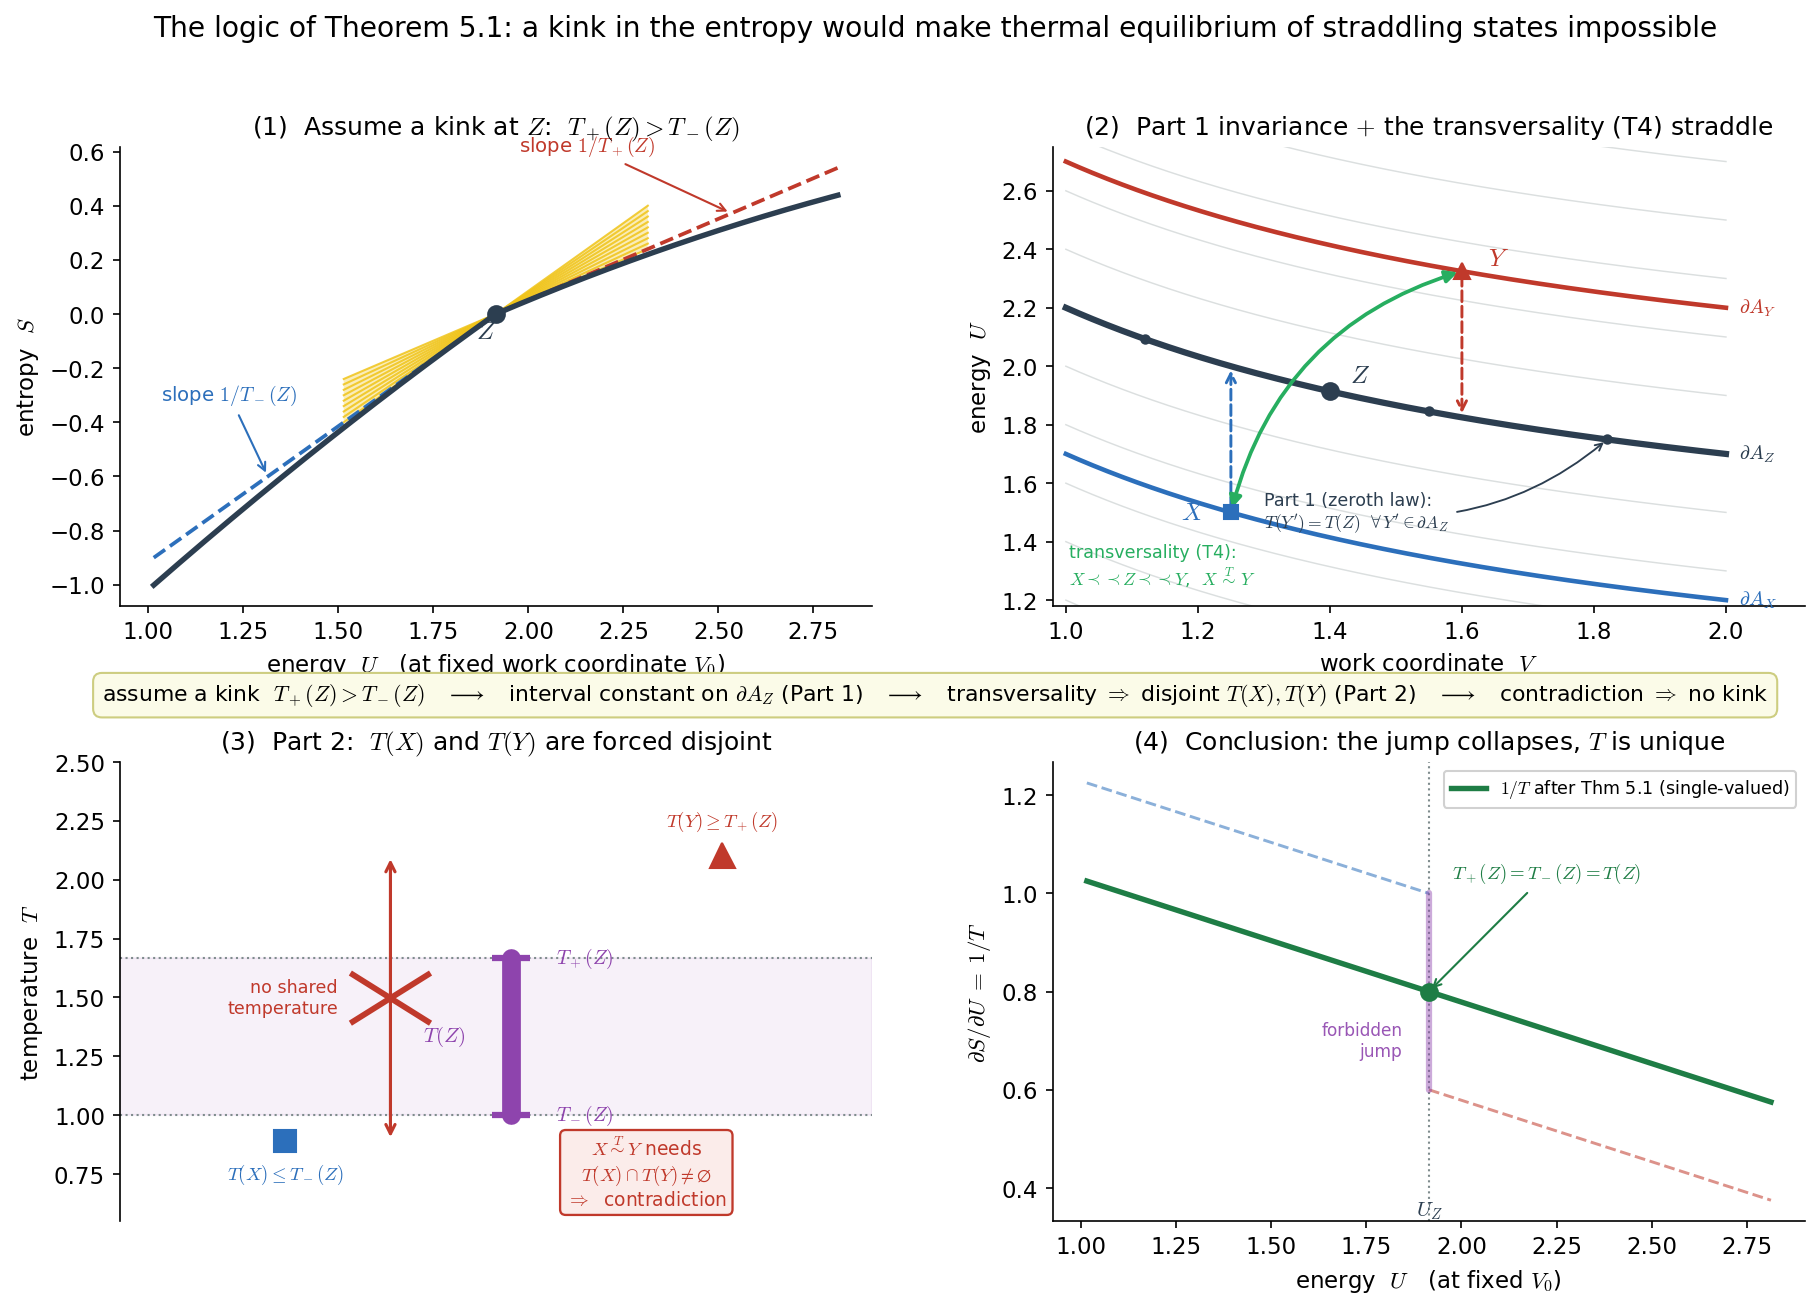

The script that saved this image:
"""
The LOGIC of Theorem 5.1 (Uniqueness of temperature) in Lieb & Yngvason,
Physics Reports 310 (1999) 1-96:

    "At every point X in the state space C of a simple system,
         T_+(X) = T_-(X),
     i.e. T(X) is the single number [(dS/dU)(X)]^{-1}."

Equivalently: the concave entropy S has NO kink in the energy direction --
the upper and lower temperatures always agree.

The proof is a reductio ad absurdum, and this figure lays out its four beats
in one 2x2 panel (mirroring the Lemma 5.1 logic figure):

  (1) THE ASSUMPTION.  Suppose some Z has T_+(Z) > T_-(Z).  Then the slice
      U |-> S(U,V0) has a corner at Z: the right/left slopes 1/T_+, 1/T_-
      disagree, so the sub-differential is a whole interval and
      T(Z) = [T_-(Z), T_+(Z)] is a genuine temperature *interval*.

  (2) PART 1 (invariance) + the T4 setup.  By the zeroth law and continuity of
      T_+/T_- along adiabats (Lemma 5.1), that interval is constant along the
      whole adiabat dA_Z:  T(Y') = T(Z) for every Y' in dA_Z.  Then -- already
      opening Part 2 -- transversality (T4) supplies states  X << Z << Y  in
      thermal equilibrium, X ~T~ Y, that straddle dA_Z.

  (3) PART 2, Case 1 (the contradiction).  Concavity (eq. 5.1) forces
          T_+(X) <= T_-(Z) < T_+(Z) <= T_-(Y),
      so the intervals T(X) and T(Y) are DISJOINT.  But two states in thermal
      equilibrium must share a temperature -- contradiction.  (Case 2 uses T5
      at the boundary of the projection and gives the same contradiction.)

  (4) THE RESOLUTION.  Hence no kink can exist: T_+ = T_- everywhere, the jump
      in dS/dU collapses to a point, and T is single-valued (and, by Thm 5.2,
      continuous) on C.

Run directly:  python theorem51_logic.py
"""

import os
import sys
import numpy as np
import matplotlib.pyplot as plt
from matplotlib import gridspec
from matplotlib.patches import FancyArrowPatch

sys.path.insert(0, os.path.dirname(os.path.abspath(__file__)))
from theorem51_model import (
    M_MINUS, M_PLUS, M_COMMON, T_MINUS_Z, T_PLUS_Z,
    g_shape, entropy, inv_T, temperature, adiabat_U,
)

plt.rcParams.update({
    "font.size": 11, "axes.titlesize": 12, "axes.labelsize": 11,
    "mathtext.fontset": "cm",
    "axes.spines.top": False, "axes.spines.right": False,
})

C_ADIA_Z = "#2c3e50"    # kink adiabat / point Z
C_LOW = "#2c6fbb"       # X side (lower entropy, lower T)
C_HIGH = "#c0392b"      # Y side (higher entropy, higher T)
C_TEMP = "#8e44ad"      # temperature interval
C_FILL = "#f0c419"      # sub-differential fan
C_GREEN = "#27ae60"     # thermal equilibrium
C_GREY = "#7f8c8d"      # guides
C_OK = "#1e7d45"        # resolution / conclusion

V0 = 1.40
U_Z = g_shape(V0)

fig = plt.figure(figsize=(14.5, 9.3))
gs = gridspec.GridSpec(2, 2, hspace=0.34, wspace=0.24)


# ======================================================================
#  Panel (1) -- the assumption: a kink in S  ->  a temperature interval
# ======================================================================
ax1 = fig.add_subplot(gs[0, 0])
span = 0.9
Us = np.linspace(U_Z - span, U_Z + span, 400)
ax1.plot(Us, entropy(Us, V0), color=C_ADIA_Z, lw=2.6, zorder=4)

S_Z = float(entropy(U_Z, V0))
dl = np.linspace(U_Z - span, U_Z, 40)
dr = np.linspace(U_Z, U_Z + span, 40)
ax1.plot(dl, S_Z + M_MINUS * (dl - U_Z), color=C_LOW, lw=1.8, ls="--", zorder=3)
ax1.plot(dr, S_Z + M_PLUS * (dr - U_Z), color=C_HIGH, lw=1.8, ls="--", zorder=3)

# the sub-differential fan (all supporting slopes between M_+ and M_-)
for m in np.linspace(M_PLUS, M_MINUS, 9):
    ax1.plot([U_Z - 0.40, U_Z + 0.40],
             [S_Z - m * 0.40, S_Z + m * 0.40],
             color=C_FILL, lw=1.0, alpha=0.85, zorder=2)
ax1.fill([U_Z, U_Z + 0.40, U_Z + 0.40],
         [S_Z, S_Z + M_PLUS * 0.40, S_Z + M_MINUS * 0.40],
         color=C_FILL, alpha=0.30, zorder=1, lw=0)
ax1.fill([U_Z, U_Z - 0.40, U_Z - 0.40],
         [S_Z, S_Z - M_PLUS * 0.40, S_Z - M_MINUS * 0.40],
         color=C_FILL, alpha=0.30, zorder=1, lw=0)

ax1.plot([U_Z], [S_Z], "o", color=C_ADIA_Z, ms=8, zorder=6)
ax1.annotate(r"slope $1/T_-(Z)$", xy=(U_Z - 0.6, S_Z + M_MINUS * (-0.6)),
             xytext=(U_Z - 0.88, S_Z - 0.30),
             arrowprops=dict(arrowstyle="->", color=C_LOW, lw=1.0),
             fontsize=9.5, color=C_LOW, va="center")
ax1.annotate(r"slope $1/T_+(Z)$", xy=(U_Z + 0.62, S_Z + M_PLUS * 0.62),
             xytext=(U_Z + 0.06, S_Z + 0.62),
             arrowprops=dict(arrowstyle="->", color=C_HIGH, lw=1.0),
             fontsize=9.5, color=C_HIGH, va="center")
ax1.text(U_Z, S_Z - 0.02, r"$Z$", color=C_ADIA_Z, fontsize=12, ha="right",
         va="top")
ax1.set_xlabel(r"energy  $U$   (at fixed work coordinate $V_0$)")
ax1.set_ylabel(r"entropy  $S$")
ax1.set_title(r"(1)  Assume a kink at $Z$:  $T_+(Z) > T_-(Z)$")


# ======================================================================
#  Panel (2) -- Part 1 (invariance) + transversality straddle
# ======================================================================
ax2 = fig.add_subplot(gs[0, 1])
Vg = np.linspace(1.0, 2.0, 400)
c_Z, c_X, c_Y = 0.0, -0.5, +0.5
V_Z, V_X, V_Y = 1.40, 1.25, 1.60
U_Zp, U_Xp, U_Yp = adiabat_U(V_Z, c_Z), adiabat_U(V_X, c_X), adiabat_U(V_Y, c_Y)

for c in np.linspace(-1.0, 1.0, 11):
    ax2.plot(Vg, adiabat_U(Vg, c), color=C_GREY, lw=0.7, alpha=0.28, zorder=0)
ax2.plot(Vg, adiabat_U(Vg, c_X), color=C_LOW, lw=2.2, zorder=3)
ax2.plot(Vg, adiabat_U(Vg, c_Z), color=C_ADIA_Z, lw=3.0, zorder=4)
ax2.plot(Vg, adiabat_U(Vg, c_Y), color=C_HIGH, lw=2.2, zorder=3)
ax2.text(2.02, adiabat_U(2.0, c_X), r"$\partial A_X$", color=C_LOW,
         va="center", ha="left", fontsize=9.5, clip_on=False)
ax2.text(2.02, adiabat_U(2.0, c_Z), r"$\partial A_Z$", color=C_ADIA_Z,
         va="center", ha="left", fontsize=9.5, clip_on=False)
ax2.text(2.02, adiabat_U(2.0, c_Y), r"$\partial A_Y$", color=C_HIGH,
         va="center", ha="left", fontsize=9.5, clip_on=False)

# Part 1: interval constant along dA_Z
for Vk in [1.12, 1.55, 1.82]:
    ax2.plot([Vk], [adiabat_U(Vk, c_Z)], "o", color=C_ADIA_Z, ms=4, zorder=5)
ax2.annotate("Part 1 (zeroth law):\n" r"$T(Y')=T(Z)\ \ \forall\,Y'\in\partial A_Z$",
             xy=(1.82, adiabat_U(1.82, c_Z)), xytext=(1.30, 1.42),
             arrowprops=dict(arrowstyle="->", color=C_ADIA_Z, lw=0.9,
                             connectionstyle="arc3,rad=0.22"),
             fontsize=8.4, color=C_ADIA_Z, ha="left", va="bottom")

# marked states + vertical-line arguments
ax2.plot([V_Z], [U_Zp], "o", color=C_ADIA_Z, ms=8, zorder=6)
ax2.plot([V_X], [U_Xp], "s", color=C_LOW, ms=7, zorder=6)
ax2.plot([V_Y], [U_Yp], "^", color=C_HIGH, ms=8, zorder=6)
ax2.text(V_Z + 0.03, U_Zp + 0.03, r"$Z$", color=C_ADIA_Z, fontsize=12)
ax2.text(V_X - 0.04, U_Xp, r"$X$", color=C_LOW, fontsize=12, ha="right",
         va="center")
ax2.text(V_Y + 0.04, U_Yp + 0.02, r"$Y$", color=C_HIGH, fontsize=12)
ax2.annotate("", xy=(V_X, adiabat_U(V_X, c_Z)), xytext=(V_X, U_Xp),
             arrowprops=dict(arrowstyle="->", color=C_LOW, lw=1.4, ls="--"))
ax2.annotate("", xy=(V_Y, adiabat_U(V_Y, c_Z)), xytext=(V_Y, U_Yp),
             arrowprops=dict(arrowstyle="->", color=C_HIGH, lw=1.4, ls="--"))
eq = FancyArrowPatch((V_X, U_Xp), (V_Y, U_Yp),
                     connectionstyle="arc3,rad=-0.28", arrowstyle="<|-|>",
                     mutation_scale=12, color=C_GREEN, lw=1.8, zorder=5)
ax2.add_patch(eq)
ax2.text(1.005, 1.235,
         "transversality (T4):\n"
         r"$X\prec\prec Z\prec\prec Y$,  $X\,\overset{T}{\sim}\,Y$",
         fontsize=8.4, color=C_GREEN, ha="left", va="bottom")
ax2.set_xlim(0.98, 2.12)
ax2.set_ylim(1.18, 2.75)
ax2.set_xlabel(r"work coordinate  $V$")
ax2.set_ylabel(r"energy  $U$")
ax2.set_title(r"(2)  Part 1 invariance $+$ the transversality (T4) straddle")


# ======================================================================
#  Panel (3) -- the contradiction on the temperature axis
# ======================================================================
ax3 = fig.add_subplot(gs[1, 0])
T_X = float(temperature(U_Xp, V_X))
T_Y = float(temperature(U_Yp, V_Y))
tlo, thi = 0.55, 2.5
ax3.set_ylim(tlo, thi)
ax3.set_xlim(0, 1)
ax3.spines["bottom"].set_visible(False)
ax3.set_xticks([])
xX, xZ, xY = 0.22, 0.52, 0.80

ax3.axhspan(T_MINUS_Z, T_PLUS_Z, color=C_TEMP, alpha=0.07, zorder=0)
ax3.axhline(T_MINUS_Z, color=C_GREY, ls=":", lw=1.0, zorder=0)
ax3.axhline(T_PLUS_Z, color=C_GREY, ls=":", lw=1.0, zorder=0)
ax3.plot([xZ, xZ], [T_MINUS_Z, T_PLUS_Z], color=C_TEMP, lw=9,
         solid_capstyle="round", zorder=4)
ax3.plot([xZ], [T_MINUS_Z], "_", color=C_TEMP, ms=18, mew=3, zorder=5)
ax3.plot([xZ], [T_PLUS_Z], "_", color=C_TEMP, ms=18, mew=3, zorder=5)
ax3.text(xZ + 0.06, T_PLUS_Z, r"$T_+(Z)$", ha="left", va="center",
         color=C_TEMP, fontsize=9.5)
ax3.text(xZ + 0.06, T_MINUS_Z, r"$T_-(Z)$", ha="left", va="center",
         color=C_TEMP, fontsize=9.5)
ax3.text(xZ - 0.06, 0.5 * (T_MINUS_Z + T_PLUS_Z), r"$T(Z)$", ha="right",
         va="center", color=C_TEMP, fontsize=10)
ax3.plot([xX], [T_X], "s", color=C_LOW, ms=11, zorder=4)
ax3.text(xX, T_X - 0.09, r"$T(X)\leq T_-(Z)$", ha="center", va="top",
         color=C_LOW, fontsize=9)
ax3.plot([xY], [T_Y], "^", color=C_HIGH, ms=12, zorder=4)
ax3.text(xY, T_Y + 0.09, r"$T(Y)\geq T_+(Z)$", ha="center", va="bottom",
         color=C_HIGH, fontsize=9)
xcr = 0.36
ax3.annotate("", xy=(xcr, T_Y), xytext=(xcr, T_X),
             arrowprops=dict(arrowstyle="<->", color=C_HIGH, lw=1.5))
ym = 0.5 * (T_X + T_Y)
ax3.plot([xcr - 0.05, xcr + 0.05], [ym - 0.10, ym + 0.10], color=C_HIGH,
         lw=2.8, zorder=6)
ax3.plot([xcr - 0.05, xcr + 0.05], [ym + 0.10, ym - 0.10], color=C_HIGH,
         lw=2.8, zorder=6)
ax3.text(xcr - 0.07, ym, "no shared\ntemperature", ha="right", va="center",
         color=C_HIGH, fontsize=8.4)
ax3.text(0.70, tlo + 0.05,
         r"$X\overset{T}{\sim}Y$ needs" "\n" r"$T(X)\cap T(Y)\neq\varnothing$"
         "\n" r"$\Rightarrow$  contradiction",
         ha="center", va="bottom", color=C_HIGH, fontsize=9,
         bbox=dict(boxstyle="round,pad=0.3", fc="#fbecea", ec=C_HIGH, lw=1.1))
ax3.set_ylabel(r"temperature  $T$")
ax3.set_title(r"(3)  Part 2:  $T(X)$ and $T(Y)$ are forced disjoint")


# ======================================================================
#  Panel (4) -- the resolution: the jump collapses, T is single-valued
# ======================================================================
ax4 = fig.add_subplot(gs[1, 1])
Ul = np.linspace(U_Z - span, U_Z, 200)
Ur = np.linspace(U_Z, U_Z + span, 200)
# the forbidden, kinked 1/T (faint) with its jump = the interval
ax4.plot(Ul, inv_T(Ul, V0, m_plus=M_MINUS), color=C_LOW, lw=1.4, ls="--",
         alpha=0.55)
ax4.plot(Ur, inv_T(Ur, V0), color=C_HIGH, lw=1.4, ls="--", alpha=0.55)
ax4.plot([U_Z, U_Z], [M_PLUS, M_MINUS], color=C_TEMP, lw=3.0, alpha=0.45,
         solid_capstyle="round")
ax4.text(U_Z - 0.07, 0.70,
         "forbidden\njump", color=C_TEMP, fontsize=8.2, ha="right",
         va="center", alpha=0.9)

# the resolved, single-valued 1/T (continuous through Z)
Uall = np.linspace(U_Z - span, U_Z + span, 400)
ax4.plot(Uall, inv_T(Uall, V0, m_minus=M_COMMON, m_plus=M_COMMON),
         color=C_OK, lw=2.6, zorder=4,
         label=r"$1/T$ after Thm 5.1 (single-valued)")
ax4.plot([U_Z], [M_COMMON], "o", color=C_OK, ms=8, zorder=5)
ax4.annotate(r"$T_+(Z)=T_-(Z)=T(Z)$",
             xy=(U_Z, M_COMMON), xytext=(U_Z + 0.06, M_COMMON + 0.24),
             arrowprops=dict(arrowstyle="->", color=C_OK, lw=1.0),
             fontsize=9, color=C_OK, ha="left", va="center")
ax4.axvline(U_Z, color=C_GREY, ls=":", lw=1.0, zorder=0)
ax4.text(U_Z, ax4.get_ylim()[0], r"$U_Z$", ha="center", va="bottom",
         color=C_ADIA_Z, fontsize=10)
ax4.set_xlabel(r"energy  $U$   (at fixed $V_0$)")
ax4.set_ylabel(r"$\partial S/\partial U \;=\; 1/T$")
ax4.set_title(r"(4)  Conclusion: the jump collapses, $T$ is unique")
ax4.legend(loc="upper right", fontsize=8.4, framealpha=0.9)


# ------- master title + the logical chain between the two rows ---------
fig.suptitle(
    "The logic of Theorem 5.1: a kink in the entropy would make thermal "
    "equilibrium of straddling states impossible",
    fontsize=13.5, y=0.975)

fig.text(0.5, 0.487,
         "assume a kink  $T_+(Z)>T_-(Z)$   $\\longrightarrow$   "
         "interval constant on $\\partial A_Z$ (Part 1)   $\\longrightarrow$   "
         "transversality $\\Rightarrow$ disjoint $T(X),T(Y)$ (Part 2)   "
         "$\\longrightarrow$   contradiction $\\Rightarrow$ no kink",
         ha="center", va="center", fontsize=10.5,
         bbox=dict(boxstyle="round,pad=0.4", fc="#fbfbe8", ec="#cdcd80"))

script_dir = os.path.dirname(os.path.abspath(__file__))
out = os.path.join(script_dir, "theorem51_logic.png")
fig.savefig(out, dpi=150, bbox_inches="tight")
print("Saved", os.path.basename(out))

# ---------------------- console certificate ---------------------------
print(f"Model kink at Z:  T_-(Z) = {T_MINUS_Z:.4f},  T_+(Z) = {T_PLUS_Z:.4f}"
      f"  (interval width {T_PLUS_Z - T_MINUS_Z:.4f})")
print(f"T(X) = {T_X:.4f} <= T_-(Z) = {T_MINUS_Z:.4f}:  {T_X <= T_MINUS_Z+1e-9}")
print(f"T(Y) = {T_Y:.4f} >= T_+(Z) = {T_PLUS_Z:.4f}:  {T_Y >= T_PLUS_Z-1e-9}")
print(f"Disjoint  T(X) < T_-(Z) < T_+(Z) < T(Y):  "
      f"{T_X < T_MINUS_Z < T_PLUS_Z < T_Y}  ->  X ~T~ Y impossible.")
